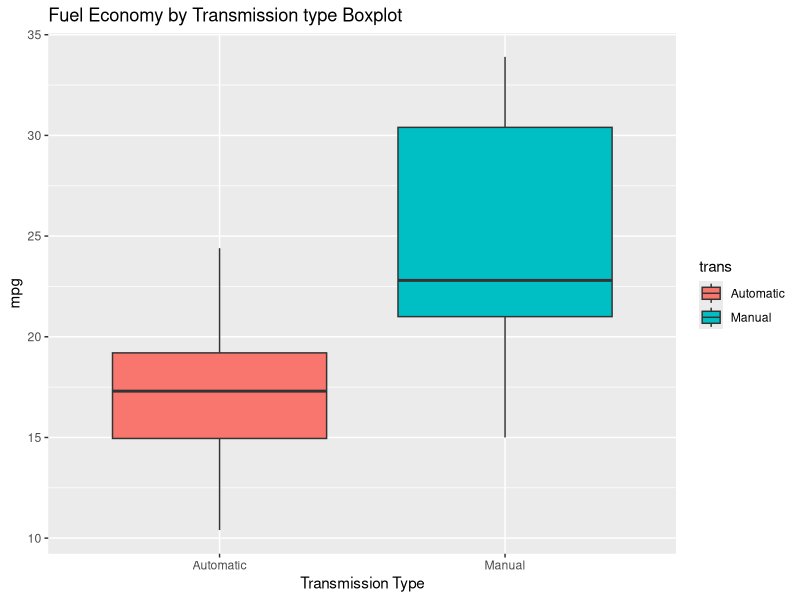
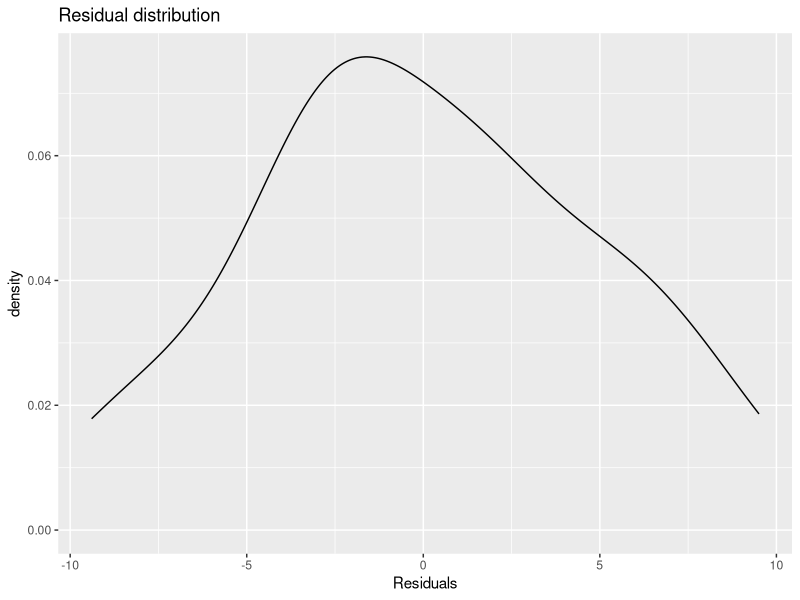
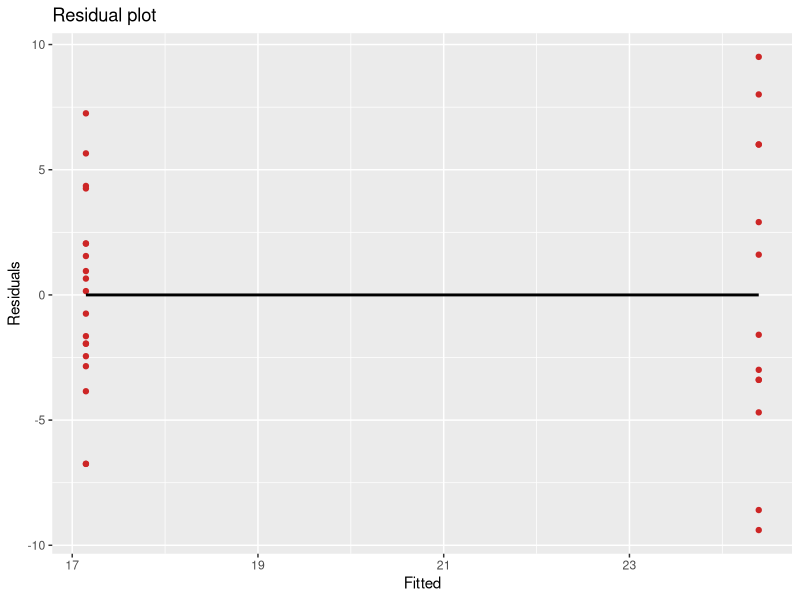

R code for these plots, in order:
## ---- chunk 1
knitr::opts_chunk$set(echo = TRUE)
## ---- chunk 2
library(dplyr); library(broom); library(ggplot2)
## ---- chunk 3
d <- mtcars
d$trans <- factor(d$am, labels=c("Automatic","Manual"))
## ---- chunk 4
str(d)
## ---- chunk 5
fit1 <- lm(mpg ~ trans, d)
tidy(fit1)
confint(fit1)
d %>% filter(trans == 'Automatic') %>% summarise(mean(mpg))
d %>% filter(trans == 'Manual') %>% summarise(mean(mpg))
## ---- chunk 6
fit2 <- lm(mpg ~ trans + disp, d)
tidy(fit2)

## ---- chunk 7
fit3 <- lm(mpg ~ trans + wt, d)
tidy(fit3)

## ---- chunk 8
ggplot(d, aes(x = trans, y = mpg)) + 
  geom_boxplot(aes(group=trans, fill=trans)) +
  labs(title = "Fuel Economy by Transmission type Boxplot", x="Transmission Type")
## ---- chunk 9
fit1.df <- data.frame(resid = residuals(fit1), fitted = fitted.values(fit1))
ggplot(fit1.df, aes(x=resid)) + stat_density(geom="line") + 
  labs(title = "Residual distribution", x="Residuals")

## ---- chunk 10
ggplot(fit1.df, aes(x=fitted, y=resid)) + geom_point(colour="firebrick3") +
  geom_line(aes(x=fitted, y=0), lwd=1) +
  labs(title="Residual plot", x="Fitted", y="Residuals")

